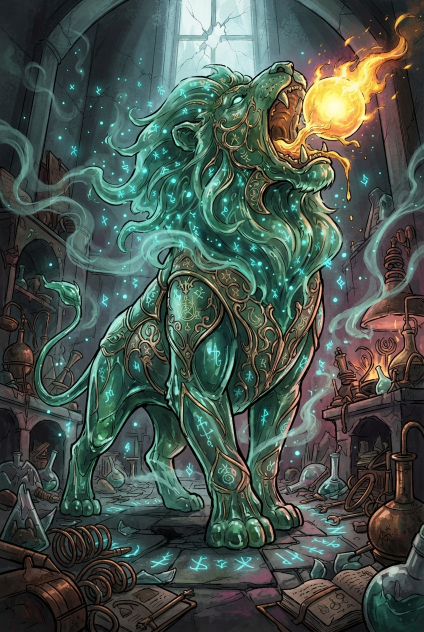
#> input picture tools/lot-500-src/Z10.jpg, 848 x 1264 px (shown at 1/2 size)
$ python add-pack.py lot-500-src/Z1.jpg lot-500-src/Z10.jpg
#> lines starting #> are read from the running program, lines starting #| are printed output that depends on the picture
"""Ajoute un visuel de booster : repère le paquet sur son fond uni (noir ou blanc),
le découpe en rectangle et l'enregistre en WebP 464 x 800. Les bords dentelés
sont appliqués par le jeu (masque CSS), ce qui évite de rogner les zones sombres.
Usage : python3 tools/add-pack.py <clé> <image>
Clés : standard, premium, event, infernal, abyssal, celeste, sauvage, necrotique, primordial, artificiel"""
import sys, pathlib
from PIL import Image

root = pathlib.Path(__file__).resolve().parent.parent
if len(sys.argv) < 3:
    sys.exit(__doc__)
key, src = sys.argv[1], sys.argv[2]
im = Image.open(src).convert('RGB')
#> im is the input picture: PIL image 848x1264 RGB; mean R, G, B 72.4, 84.5, 76.9
w, h = im.size
#> w = 848; h = 1264
px = im.load()

def bg(c):
    r, g, b = c
    return (r < 30 and g < 30 and b < 30) or (r > 225 and g > 225 and b > 225)

cols = [x for x in range(w) if sum(not bg(px[x, y]) for y in range(0, h, 2)) > 0.35 * h / 2]
#> cols = 848 values from 0 to 847
rows = [y for y in range(h) if sum(not bg(px[x, y]) for x in range(0, w, 2)) > 0.35 * w / 2]
#> rows = 1264 values from 0 to 1263
box = (cols[0], rows[0], cols[-1] + 1, rows[-1] + 1)
#> box = (0, 0, 848, 1264)
im = im.crop(box).resize((464, 800), Image.LANCZOS)
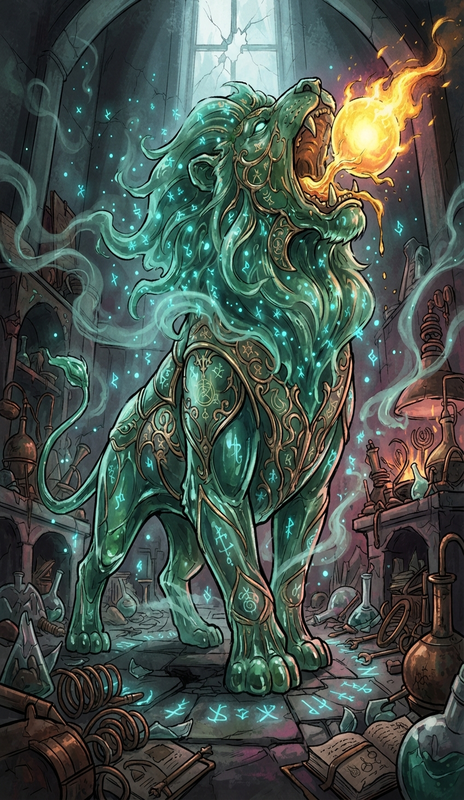
#> im: PIL image 464x800 RGB; mean R, G, B 72.4, 84.6, 77
dest = root / 'assets/packs' / f'{key}.webp'
im.save(dest, 'WEBP', quality=86, method=6)
#> (the run stopped early here; a loop or call above may not have finished)

$ run again, on tools/lot-500-src/Z11.jpg
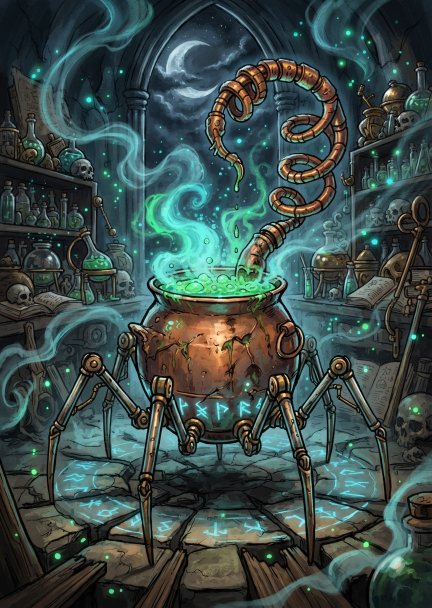
#> input picture tools/lot-500-src/Z11.jpg, 864 x 1216 px (shown at 1/2 size)
#> im is the input picture: PIL image 864x1216 RGB; mean R, G, B 59.3, 76.2, 73
#> cols = 864 values from 0 to 863
#> rows = 1216 values from 0 to 1215
#> box = (0, 0, 864, 1216)
#> `im = im.crop(box).resize((464, 800), Image.LANCZOS)`:
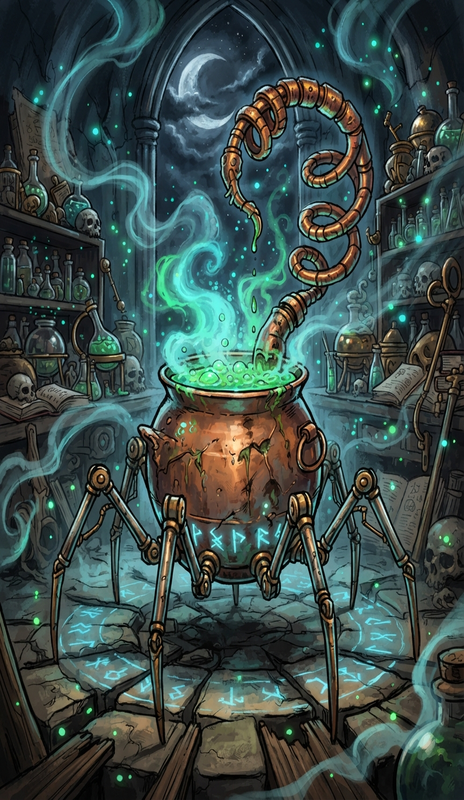
#> im: PIL image 464x800 RGB; mean R, G, B 59.4, 76.2, 73.1

$ run again, on tools/lot-500-src/Z12.jpg
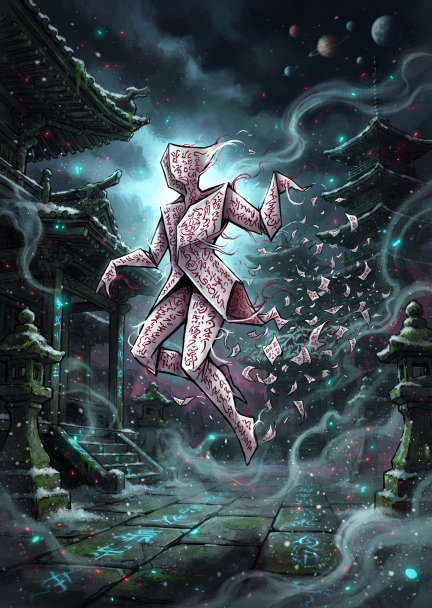
#> input picture tools/lot-500-src/Z12.jpg, 864 x 1216 px (shown at 1/2 size)
#> im is the input picture: PIL image 864x1216 RGB; mean R, G, B 59.5, 72.3, 77.5
#> cols = 864 values from 0 to 863
#> rows = 1216 values from 0 to 1215
#> box = (0, 0, 864, 1216)
#> `im = im.crop(box).resize((464, 800), Image.LANCZOS)`:
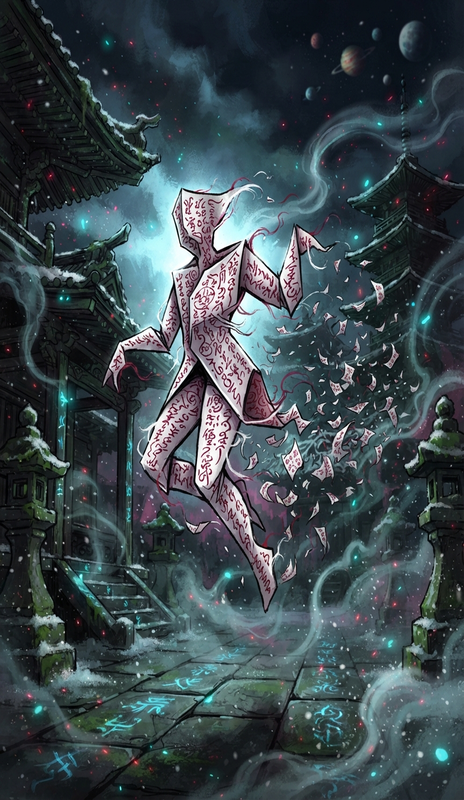
#> im: PIL image 464x800 RGB; mean R, G, B 59.5, 72.3, 77.5

$ run again, on tools/lot-500-src/Z13.jpg
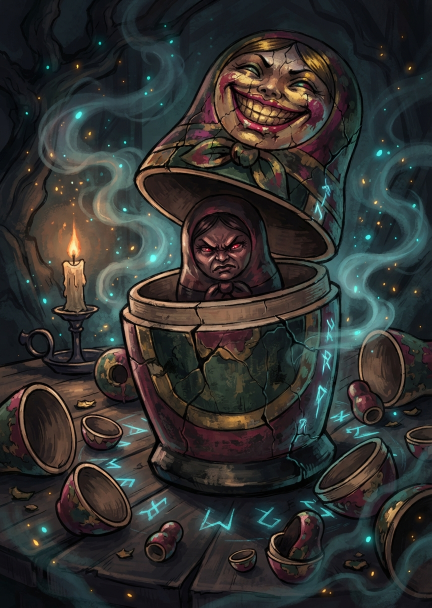
#> input picture tools/lot-500-src/Z13.jpg, 864 x 1216 px (shown at 1/2 size)
#> im is the input picture: PIL image 864x1216 RGB; mean R, G, B 49.2, 49.2, 47.5
#> cols = 864 values from 0 to 863
#> rows = 1216 values from 0 to 1215
#> box = (0, 0, 864, 1216)
#> `im = im.crop(box).resize((464, 800), Image.LANCZOS)`:
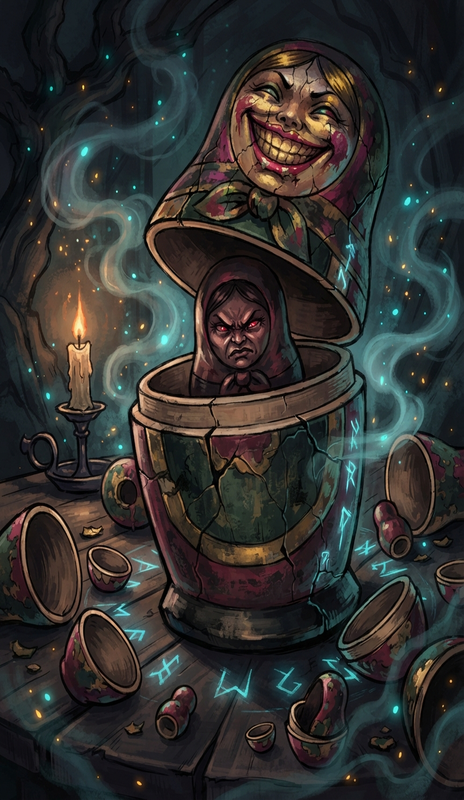
#> im: PIL image 464x800 RGB; mean R, G, B 49.2, 49.2, 47.5
